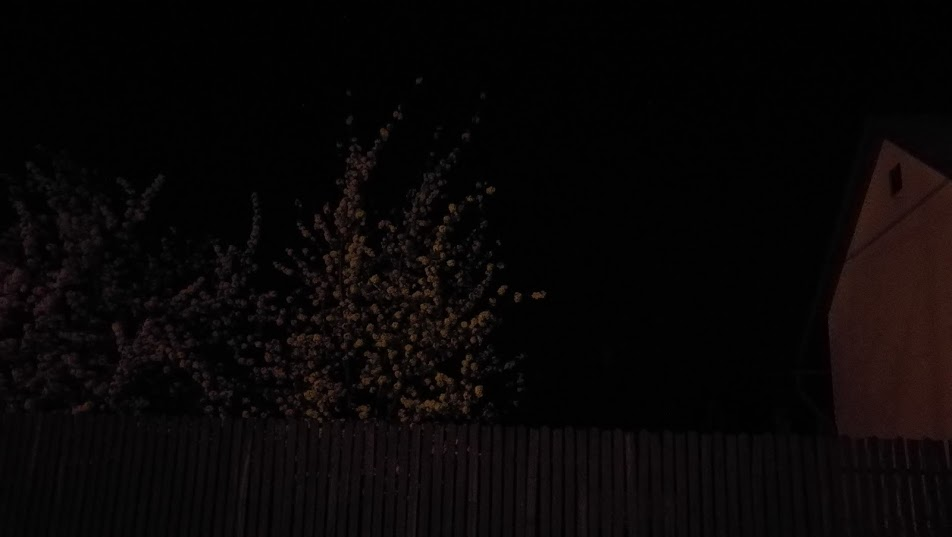
#> input picture minta_dark_street/01_input.jpg, 952 x 537 px
$ python feladat.py   (older library calls are emulated)
#> lines starting #> are read from the running program, lines starting #| are printed output that depends on the picture
# Név:
# Neptun kód:
import cv2
import numpy as np

# A részeredmények a következő állományokban találhatóak
#
# 01_input.jpg
# 03_L_histeq.png
# 04_L_histstretch.png
# 06_mod_bgr.png
# 07_cut.png


# Részeredmények megjelenítése a programban külön ablakokban.
# Összesen 1 pont

# 1.) Olvassa be a 01_input.jpg kontrasztszegény színes képet!
#     1 pont

original_img = cv2.imread('01_input.jpg', cv2.IMREAD_COLOR)
#> original_img is the input picture: shape (537, 952, 3); mean B, G, R 6.2, 6.2, 9
cv2.imshow('original', original_img)
cv2.waitKey(0)
cv2.destroyAllWindows()

# 2.) Konvertálja át BGR-ből Lab színtérbe és bontsa fel csatornákra!
#     2 pont

lab_img = cv2.cvtColor(original_img, cv2.COLOR_BGR2LAB)
#> lab_img: shape (537, 952, 3); mean of channels 0, 1, 2 5.5, 129.2, 128.5
ch_l, ch_a, ch_b = cv2.split(lab_img)
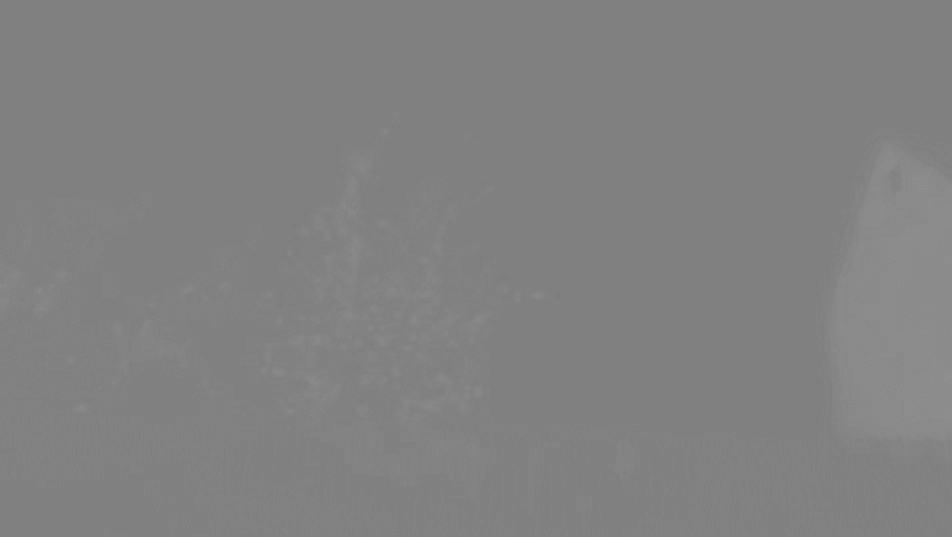
#> ch_a: shape (537, 952); min 126, max 144, mean 129.2

# Jelenítse meg a részfeladat eredményét!
cv2.imshow('lab_img', lab_img)
cv2.waitKey(0)
cv2.destroyAllWindows()

# 3.) A szürkeárnyalatos (L) csatornán hajtson végre hisztogram kiegyenlítést!
#     1 pont
img_histeq = cv2.equalizeHist(ch_l)
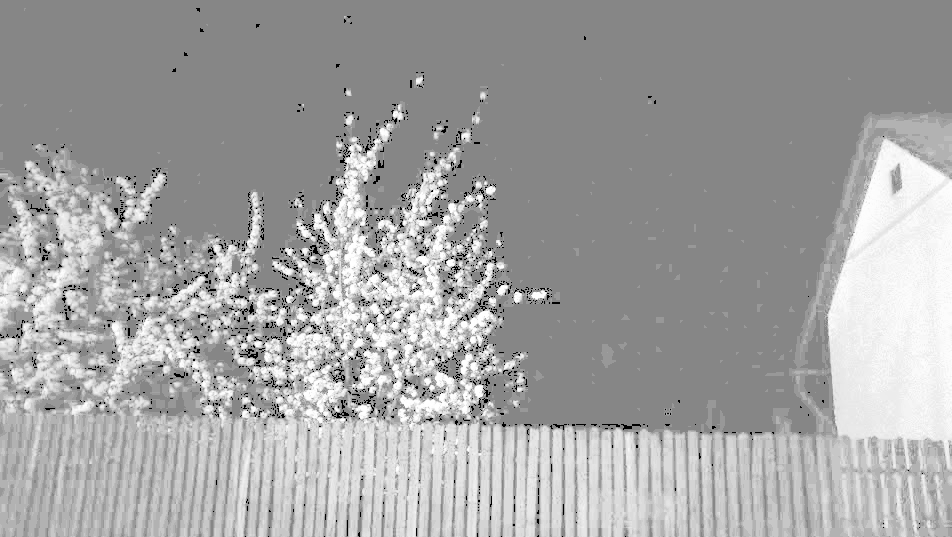
#> img_histeq: shape (537, 952); min 0, max 255, mean 162.8

# Jelenítse meg a részfeladat eredményét!

cv2.imshow('hist', img_histeq)
cv2.waitKey(0)
cv2.destroyAllWindows()


# 4.) A hisztogram kiegyenlített képen hajtson végre kontraszt széthúzást egy
#     megfelelő tartomány választásával, hogy az égbolt egyenletes fekete
#     színű legyen.
#     3 pont
th_lower = 170
th_upper = 255
img_histeq[img_histeq > th_upper] = th_upper
img_histeq[img_histeq < th_lower] = th_lower
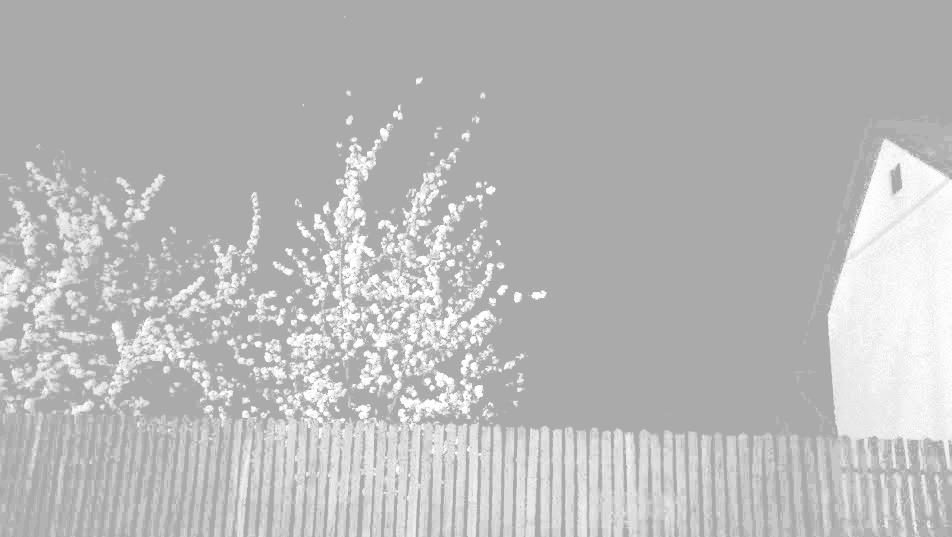
#> img_histeq: shape (537, 952); min 170, max 255, mean 185.2
hist_stretch = cv2.normalize(img_histeq, None, 0, 255, norm_type=cv2.NORM_MINMAX, dtype=cv2.CV_8UC1)
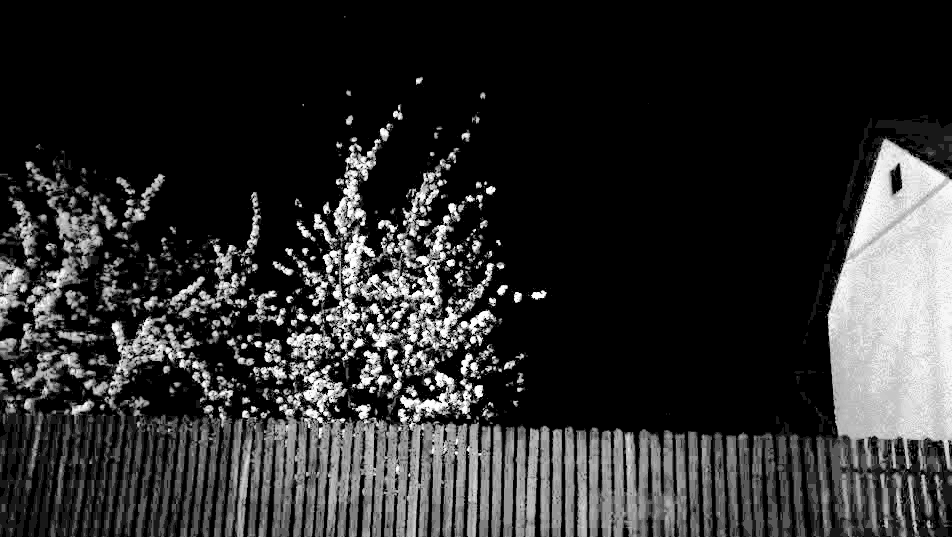
#> hist_stretch: shape (537, 952); min 0, max 255, mean 45.6

# cv2.imshow('hist_stretch', hist_stretch)

# 5.) Az a és b csatornák intenzitásait szorozza meg 1.2 értékkel!
#     Ügyeljen a túlcsordulások megfelelő csonkolásos kezelésére!
#     2 pont

ch_a = np.clip(ch_a*1.2, 0, 255).astype('uint8')
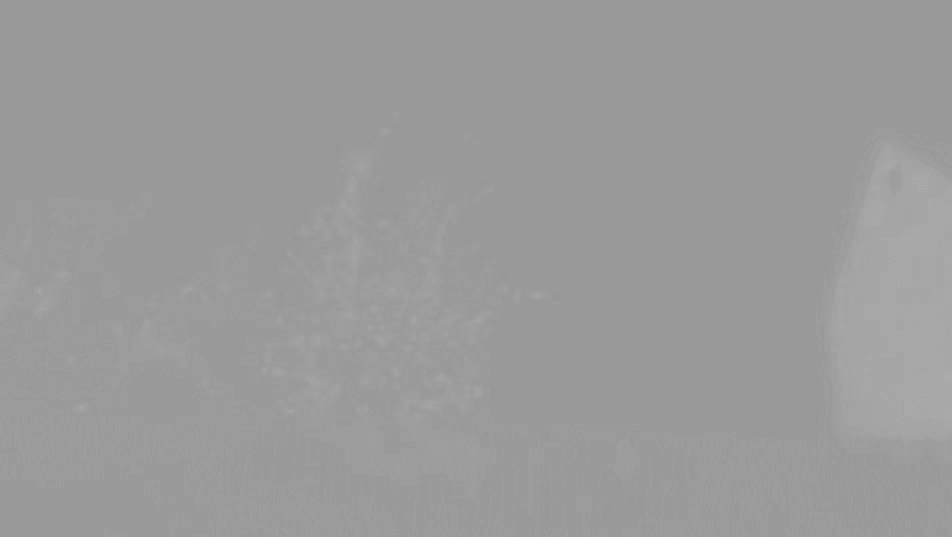
#> ch_a: shape (537, 952); min 151, max 172, mean 154.5
ch_b = np.clip(ch_a*1.2, 0, 255).astype('uint8')
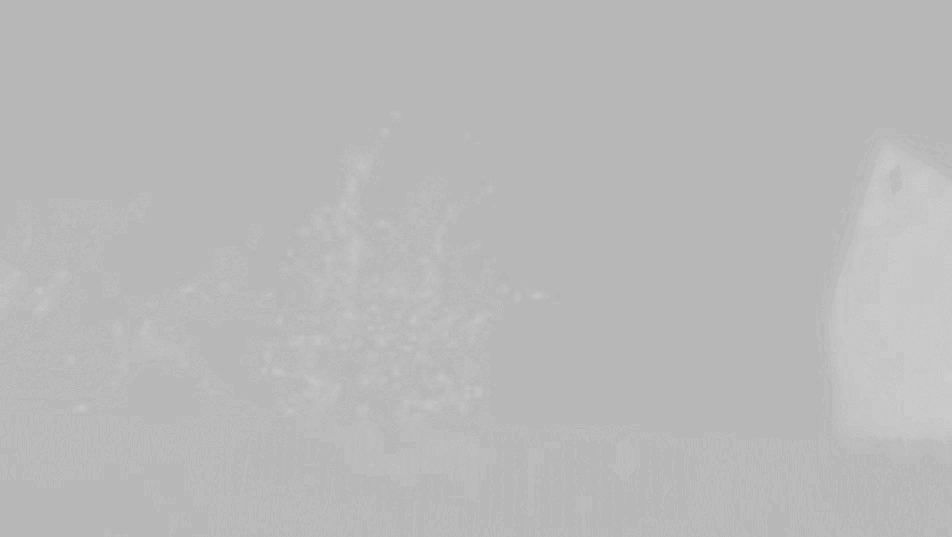
#> ch_b: shape (537, 952); min 181, max 206, mean 184.9

# Jelenítse meg a részfeladat eredményét!

cv2.imshow('ch_a', ch_a)
cv2.imshow('ch_b', ch_b)
cv2.waitKey(0)
cv2.destroyAllWindows()


# 6.) A módosított L, a és b csatornákat fűzze össze egy 3-csatornás képpé,
#     és alakítsa vissza BGR színtérbe!
#     2 pont
merged = cv2.merge([hist_stretch, ch_a, ch_b])
#> merged: shape (537, 952, 3); mean of channels 0, 1, 2 45.6, 154.5, 184.9

newMerged = cv2.cvtColor(merged, cv2.COLOR_LAB2BGR)

# Jelenítse meg a részfeladat eredményét!

cv2.imshow('merged', newMerged)
cv2.waitKey(0)
cv2.destroyAllWindows()

# 7.) A képből vágja ki a házat tartalmazó részt!
#     2 pont

x1, y1 = 750, 100
x2, y2 = 947, 449

house = merged[y1:y2, x1:x2]
#> house: shape (349, 197, 3); mean of channels 0, 1, 2 95.6, 158.6, 189.8

# Jelenítse meg a részfeladat eredményét!

cv2.imshow('house', house)
cv2.waitKey(0)
cv2.destroyAllWindows()

# 8.) A kivágott részen hajtson végre Gauss-simítást, és az eredményt
#     másolja vissza az eredeti képbe!
#     2 pont

gauss = cv2.GaussianBlur(house, (5, 5), sigmaX=2.0, sigmaY=2.0)
#> gauss: shape (349, 197, 3); mean of channels 0, 1, 2 95.6, 158.6, 189.9

newMerged[y1:y2, x1:x2] = gauss
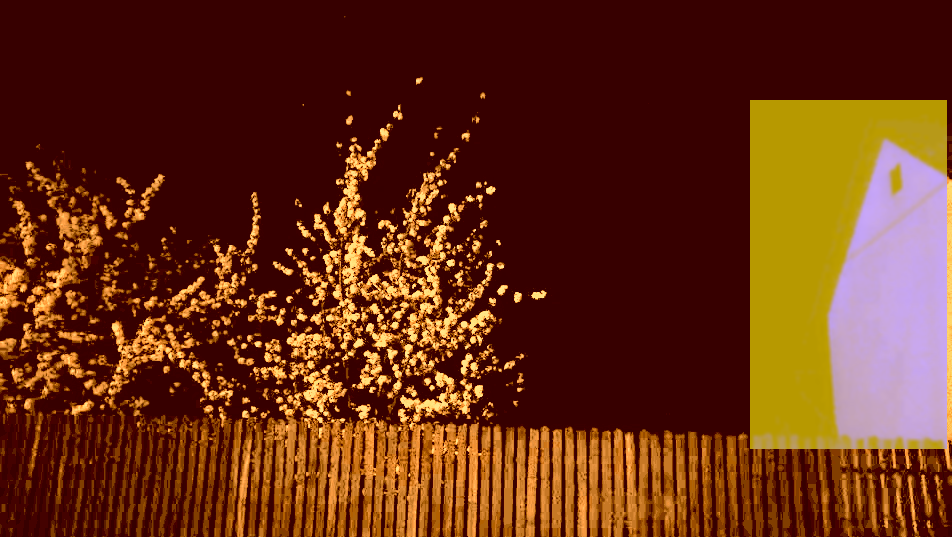
#> newMerged: shape (537, 952, 3); mean B, G, R 20.3, 46.4, 103.5

# 9.) A végeredményt írja ki egy png típusú állományba!
#     0,5 pont

cv2.imshow('merged', newMerged)

cv2.waitKey(0)
cv2.destroyAllWindows()
